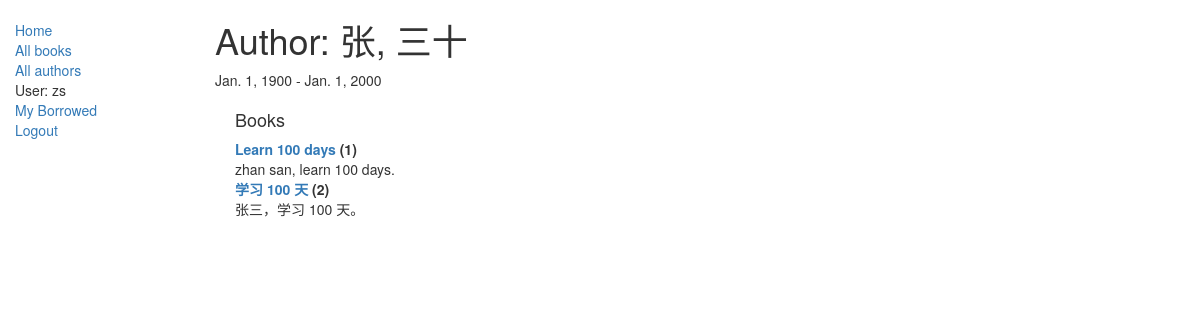
The app's page /catalog/author/1 (signed in) with its own data.
### catalog/models.py (models this page shows, shortened)
class Author(models.Model):
    first_name = models.CharField(max_length=100)
    last_name = models.CharField(max_length=100)
    date_of_birth = models.DateField(null=True, blank=True)
    date_of_death = models.DateField('Died', null=True, blank=True)
    class Meta:
        ordering = ['last_name', 'first_name']
    def __str__(self):
        return '%s, %s' % (self.last_name, self.first_name)

class Book(models.Model):
    title = models.CharField(max_length=200)
    author = models.ForeignKey('Author', on_delete=models.SET_NULL, null=True)
    summary = models.TextField(max_length=1000, help_text="Enter a brief description of the book")
    isbn = models.CharField('ISBN', max_length=13,
                            unique=True,
                            help_text='13 Character <a href="https://www.isbn-international.org/content/what-isbn'
                                      '">ISBN number</a>')
    genre = models.ManyToManyField(Genre, help_text="Select a genre for this book")
    language = models.ForeignKey('Language', on_delete=models.SET_NULL, null=True)
    class Meta:
        ordering = ['title', 'author']
    def display_genre(self):
        return ', '.join([genre.name for genre in self.genre.all()[:3]])
    display_genre.short_description = 'Genre'
    def __str__(self):
        return self.title

### catalog/views.py (the view)
# urls.py: path('author/<int:pk>', views.AuthorDetailView.as_view(), name='author-detail'),
class AuthorDetailView(LoginRequiredMixin, generic.DetailView):
    model = Author

### catalog/templates/catalog/author_detail.html (shortened to what this page needs)
{% extends "base_generic.html" %}
{% block content %}
<h1>Author: {{ author }} </h1>
<p>{{author.date_of_birth}} - {% if author.date_of_death %}{{author.date_of_death}}{% endif %}</p>
<div style="margin-left:20px;margin-top:20px">
<h4>Books</h4>
<dl>
{% for book in author.book_set.all %}
  <dt><a href="{% url 'book-detail' book.pk %}">{{book}}</a> ({{book.bookinstance_set.all.count}})</dt>
  <dd>{{book.summary}}</dd>
{% endfor %}
</dl>
</div>
{% endblock %}

### catalog/templates/base_generic.html (shortened to what this page needs)
<!DOCTYPE html>
<html lang="en">
<head>
  <link rel="stylesheet" href="https://maxcdn.bootstrapcdn.com/bootstrap/3.3.7/css/bootstrap.min.css">
  {% load static %}
  <link rel="stylesheet" href="{% static 'css/styles.css' %}">
</head>
<body>
  <div class="container-fluid">
    <div class="row">
      <div class="col-sm-2">
      {% block sidebar %}
      <ul class="sidebar-nav">
          <li><a href="{% url 'index' %}">Home</a></li>
          <li><a href="{% url 'books' %}">All books</a></li>
          <li><a href="{% url 'authors' %}">All authors</a></li>
          {% if user.is_authenticated %}
          <li>User: {{ user.get_username }}</li>
          <li><a href="{% url 'my-borrowed' %}">My Borrowed</a></li>
          <li><a href="{% url 'logout'%}?next={{request.path}}">Logout</a></li>
          {% else %}
          <li><a href="{% url 'login'%}?next={{request.path}}">Login</a></li>
          {% endif %}
      </ul>
     {% endblock %}
      </div>
      <div class="col-sm-10 ">
      {% block content %}{% endblock %}
      </div>
    </div>
  </div>
</body>
</html>

### catalog/static/css/styles.css (style rules this page uses)
.sidebar-nav { margin-top: 20px; padding: 0; list-style: none; }

### records on screen
Author: last_name+first_name "张, 三十", date_of_birth "Jan. 1, 1900", date_of_death "Jan. 1, 2000"
Book: title "Learn 100 days", bookinstance_set.all.count "1", summary "zhan san, learn 100 days."
Book: title "学习 100 天", bookinstance_set.all.count "2", summary "张三，学习 100 天。"

### other values on screen
{{ user.get_username }} "zs"
